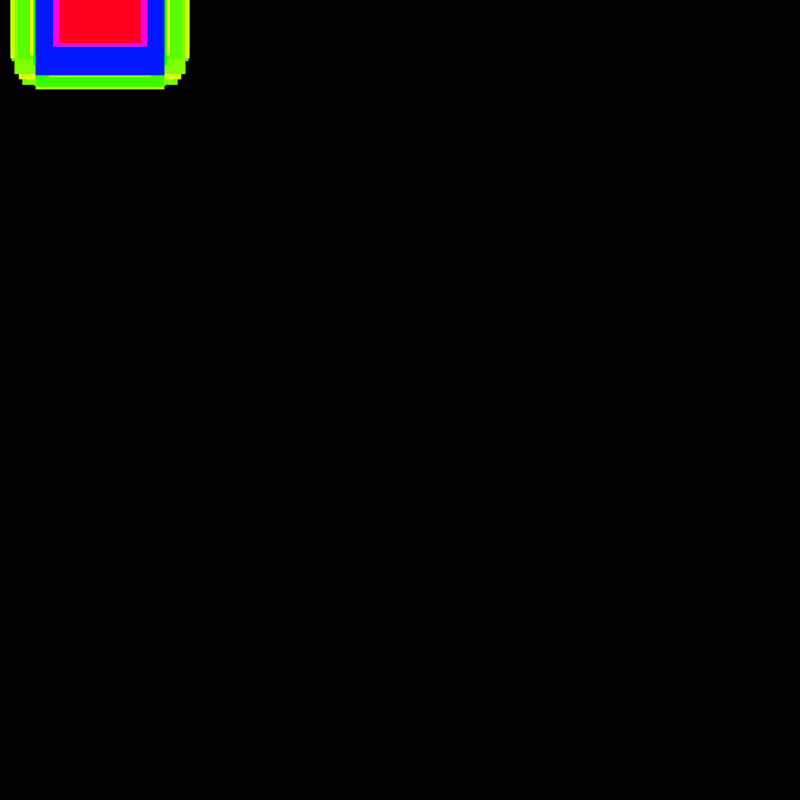
Frame 1 (no input)
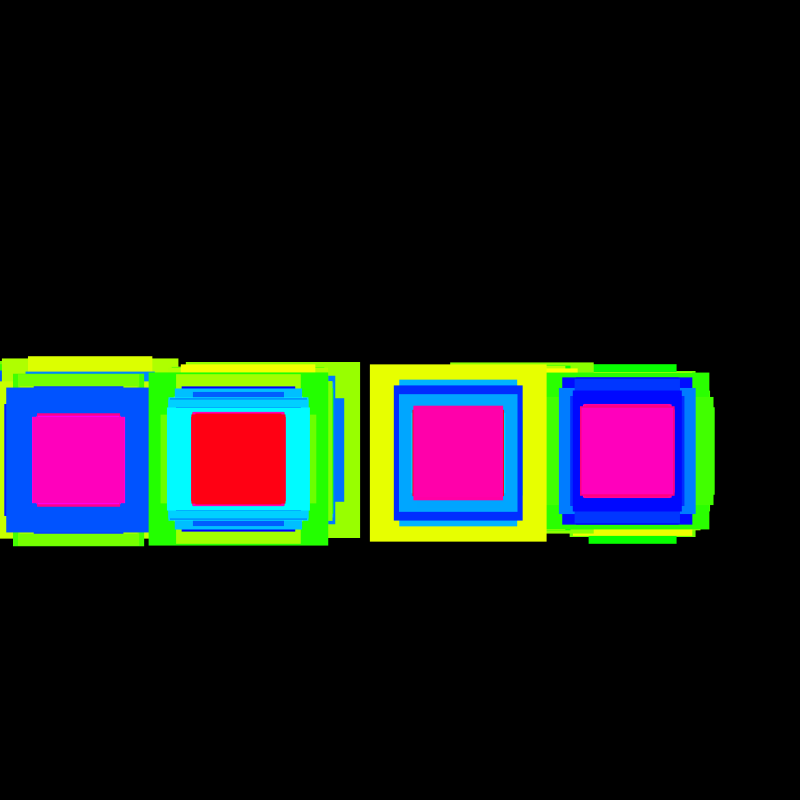
Frame 60 (the mouse pressed at the canvas centre just before this capture)
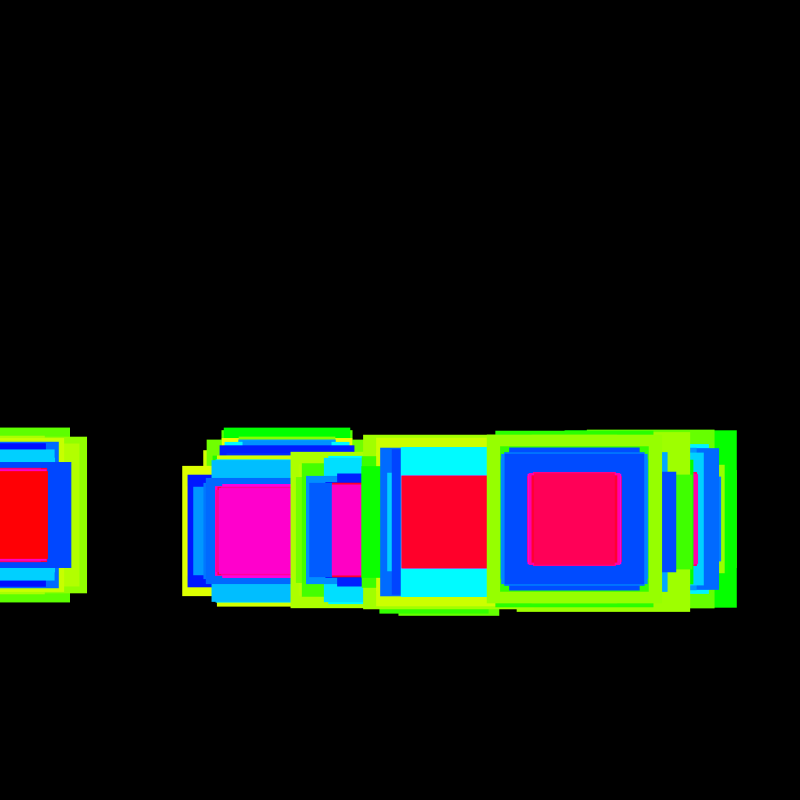
Frame 120 (the mouse held since frame 60 and released just before this capture)

The Processing sketch that drew these frames (run headless with seeded random() and noise(); from frame 60 on, the mouse is pressed at the canvas centre):

// Processing sketch: assignment2b_again
// ── assignment2b_again.pde
int num = 10; //number of squares
float radius;
float[] positionX = new float[num];
int positionY = 0;
float[] speedX = new float[num];
float[] speedY = new float[num];
void setup(){
  size (800,800);
  background (0);
  stroke(0);
  rectMode(CENTER);
  
    for(int i = 0; i < num; i++){
    positionX[i] = random(100, 100);

    
    //give the ith ball a random x,y speed
    speedX[i] = random(-10,10);
    speedY[i] = random(-10,10);
  }
}

void draw(){
  noStroke();
  radius = width/num;
  background(0);

  for(int i = 0; i < num; i++){    

  for (float x=0; x < width; x += radius){
    fill (255 - random (0,255), 255, 0);
    rect (positionX[i], positionY, radius + random(0,100), radius + random(0,100));
  }

  for (float x=0; x < width; x += radius){
    fill (0, 255 - random (0,255), 255);
    rect (positionX[i], positionY, radius + random(0,70), radius + random(0,70));
  }

  for (float x=0; x < width; x += radius){
    fill (255, 0, 255 - random (0,255));
    rect (positionX[i], positionY, radius + random(0,15), radius + random(0,15));
  }


    if(positionX[i] > width || positionX[i] < 0){
      speedX[i] *= -1;
      
    }
    if(positionY > height || positionY < 0){
      speedY[i] *= -1;
    }
    
    positionX [i] += speedX [i];
    positionY += speedY[i];
  
  }

}

void keyPressed(){
  if(keyCode == RIGHT){
    positionY +=100;
  }else if(keyCode == LEFT){
    positionY -=100;
  }
}
